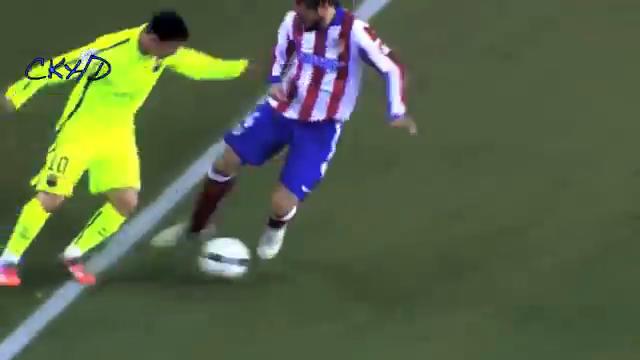
#> input picture frame 76 of OpenCV/football.mp4, 640 x 360 px, given in place of lm.mp4, which was not available
$ python ass5.1.py
#> lines starting #> are read from the running program, lines starting #| are printed output that depends on the picture; after the words box and inside, x2 and y2 are one past the last pixel; in counts of white or black regions, pixels touching at a corner belong together; pictures that were not available may be replaced by others from this repository, and a replacement may not be noted
import cv2
import numpy as np

rec = cv2.VideoCapture("lm.mp4")

while True:
	ret , frame = rec.read()
#> frame is the input picture: shape (360, 640, 3); mean B, G, R 71.3, 101.2, 88.6
	gray = cv2.cvtColor(frame,cv2.COLOR_BGR2GRAY)
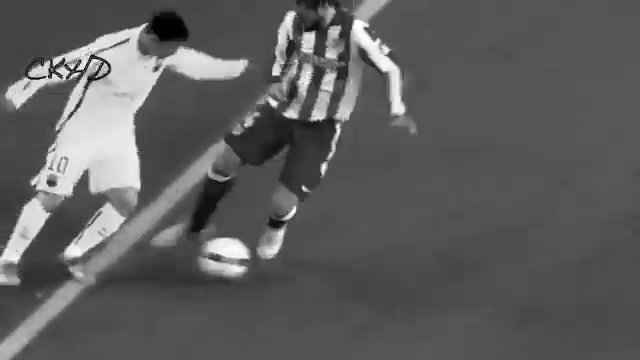
#> gray: shape (360, 640); min 0, max 255, mean 94
	blur = cv2.GaussianBlur(gray,(3,3),0)
	ero = cv2.erode(blur, None, iterations=2)
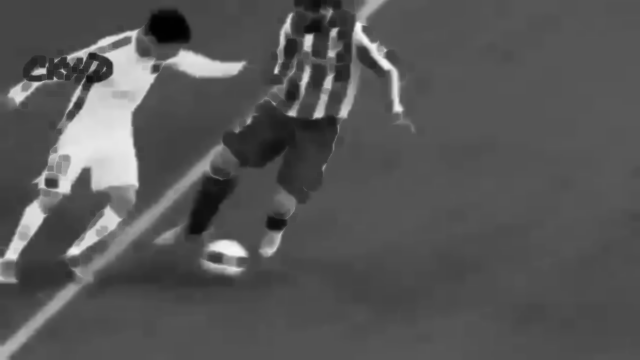
#> ero: shape (360, 640); min 1, max 250, mean 86.6
	dil = cv2.dilate(ero, None, iterations=2)
	retu,bw = cv2.threshold(dil,127,255,cv2.THRESH_BINARY)
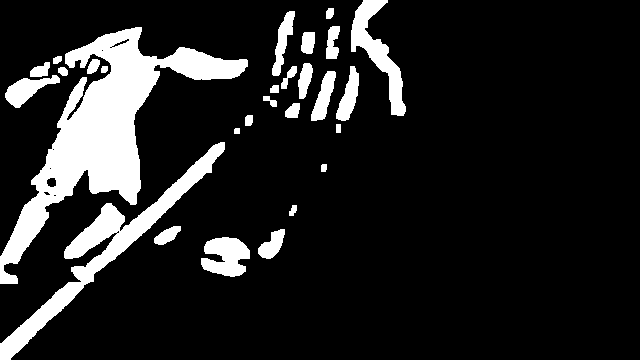
#> bw: shape (360, 640); 13.6% white; 28 white regions
	'''cv2.imshow("bw",bw)
	if cv2.waitKey(40)==ord("q"):
		break
	'''
	contours,hierarchy = cv2.findContours(bw,cv2.RETR_TREE,cv2.CHAIN_APPROX_NONE)
#> contours = 37 contours, 7 with area under 20; largest, box (x1, y1, x2, y2) and area: (0, 27, 248, 284) 15482, (0, 142, 225, 360) 5813, (351, 0, 406, 116) 1977, (201, 237, 250, 277) 1274, (5, 75, 60, 108) 746
	for cnt in contours:
		app = cv2.approxPolyDP(cnt,0.01*cv2.arcLength(cnt,True),True)
		area = cv2.contourArea(cnt)
		if 12<len(app)<17 and 5000<area<10000:
			x = app.ravel()[0]
			y = app.ravel()[1] - 4
			cv2.drawContours(frame,[cnt],0,(0,255,0),0)
			cv2.putText(frame, "Circle", (x, y), cv2.FONT_HERSHEY_COMPLEX, 0.5, (0, 0, 0))
#> this loop made 37 passes
#> area on passes 1, 2, 3, 4, 5, 6, 8, 10, 11, 12, 13, 14: 1274, 420, 261.5, 46, 33, 5813, 24.5, 65, 150, 58.5, 50, 746.5
#> (app, area) on pass 9: ([[336, 124], [336, 132], [340, 132], [340, 124]], 32)

	cv2.imshow("video",frame)
	if cv2.waitKey(50) == ord("q"):
#> (key q is pressed here)
		break
rec.release()
cv2.destroyAllWindows()

$ run again, starting later in the video
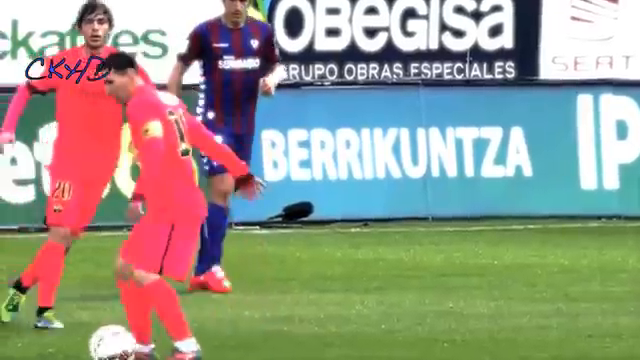
#> input picture frame 345 of OpenCV/football.mp4, 640 x 360 px, given in place of lm.mp4, which was not available
#> frame is the input picture: shape (360, 640, 3); mean B, G, R 138.7, 153.5, 152.9
#> `dil = cv2.dilate(ero, None, iterations=2)`:
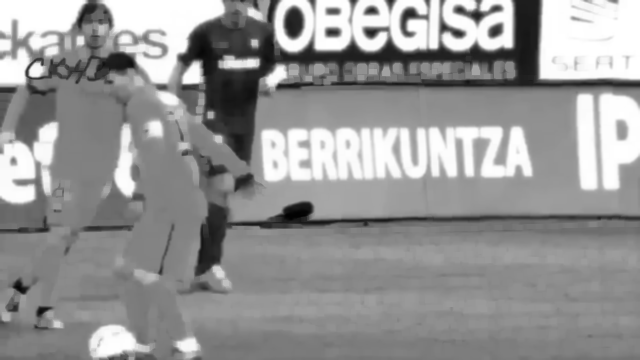
#> dil: shape (360, 640); min 1, max 255, mean 149.6
#> `retu,bw = cv2.threshold(dil,127,255,cv2.THRESH_BINARY)`:
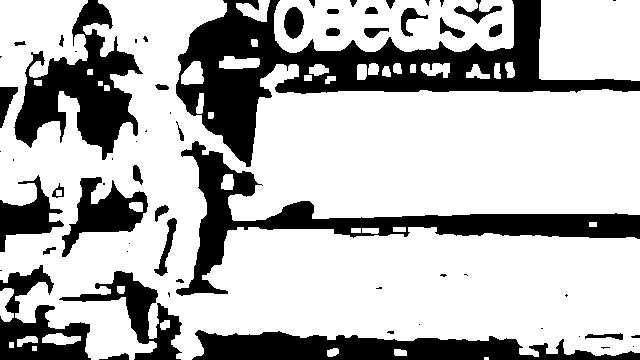
#> bw: shape (360, 640); 71.8% white; 62 black regions (28 under 20 px)
#> contours = 87 contours, 25 with area under 20; largest, box (x1, y1, x2, y2) and area: (0, 0, 640, 360) 144364, (274, 0, 514, 53) 10787, (539, 0, 640, 81) 7820, (61, 176, 149, 258) 3102, (283, 6, 305, 40) 520
#> the loop `for cnt in contours:` made 87 passes
#> area on passes 2, 3, 6, 7, 8, 9, 10, 11: 65.5, 69.5, 111.5, 281, 63, 294, 45.5, 71

$ run again, starting later in the video
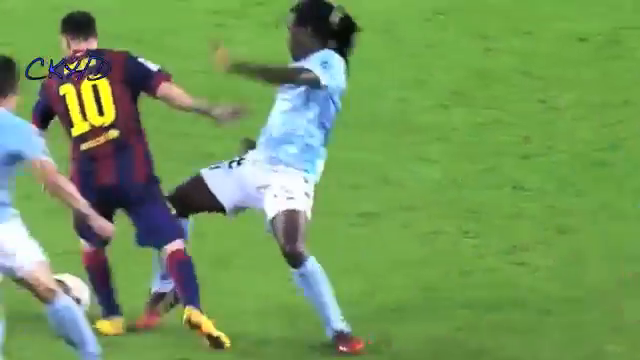
#> input picture frame 614 of OpenCV/football.mp4, 640 x 360 px, given in place of lm.mp4, which was not available
#> frame is the input picture: shape (360, 640, 3); mean B, G, R 87.9, 152.3, 114
#> `ero = cv2.erode(blur, None, iterations=2)`:
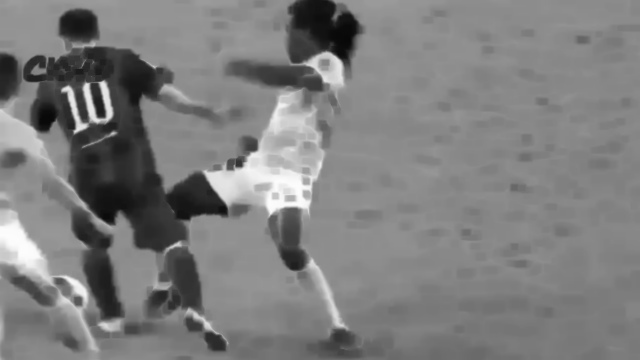
#> ero: shape (360, 640); min 8, max 252, mean 125.7
#> `retu,bw = cv2.threshold(dil,127,255,cv2.THRESH_BINARY)`:
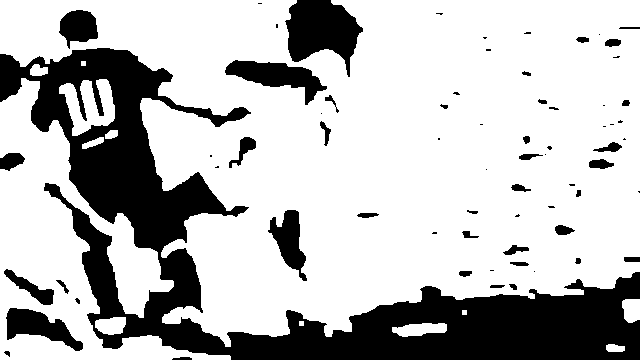
#> bw: shape (360, 640); 73.4% white; 69 black regions (30 under 20 px)
#> contours = 76 contours, 31 with area under 20; largest, box (x1, y1, x2, y2) and area: (0, 0, 640, 347) 147118, (0, 78, 231, 360) 24894, (224, 59, 328, 106) 2086, (5, 307, 84, 352) 1686, (59, 79, 115, 136) 1666
#> the loop `for cnt in contours:` made 76 passes
#> area on passes 1, 2, 4, 6, 7, 8, 9, 10: 105, 489, 402.5, 338.5, 108, 75.5, 1665.5, 24894.5
